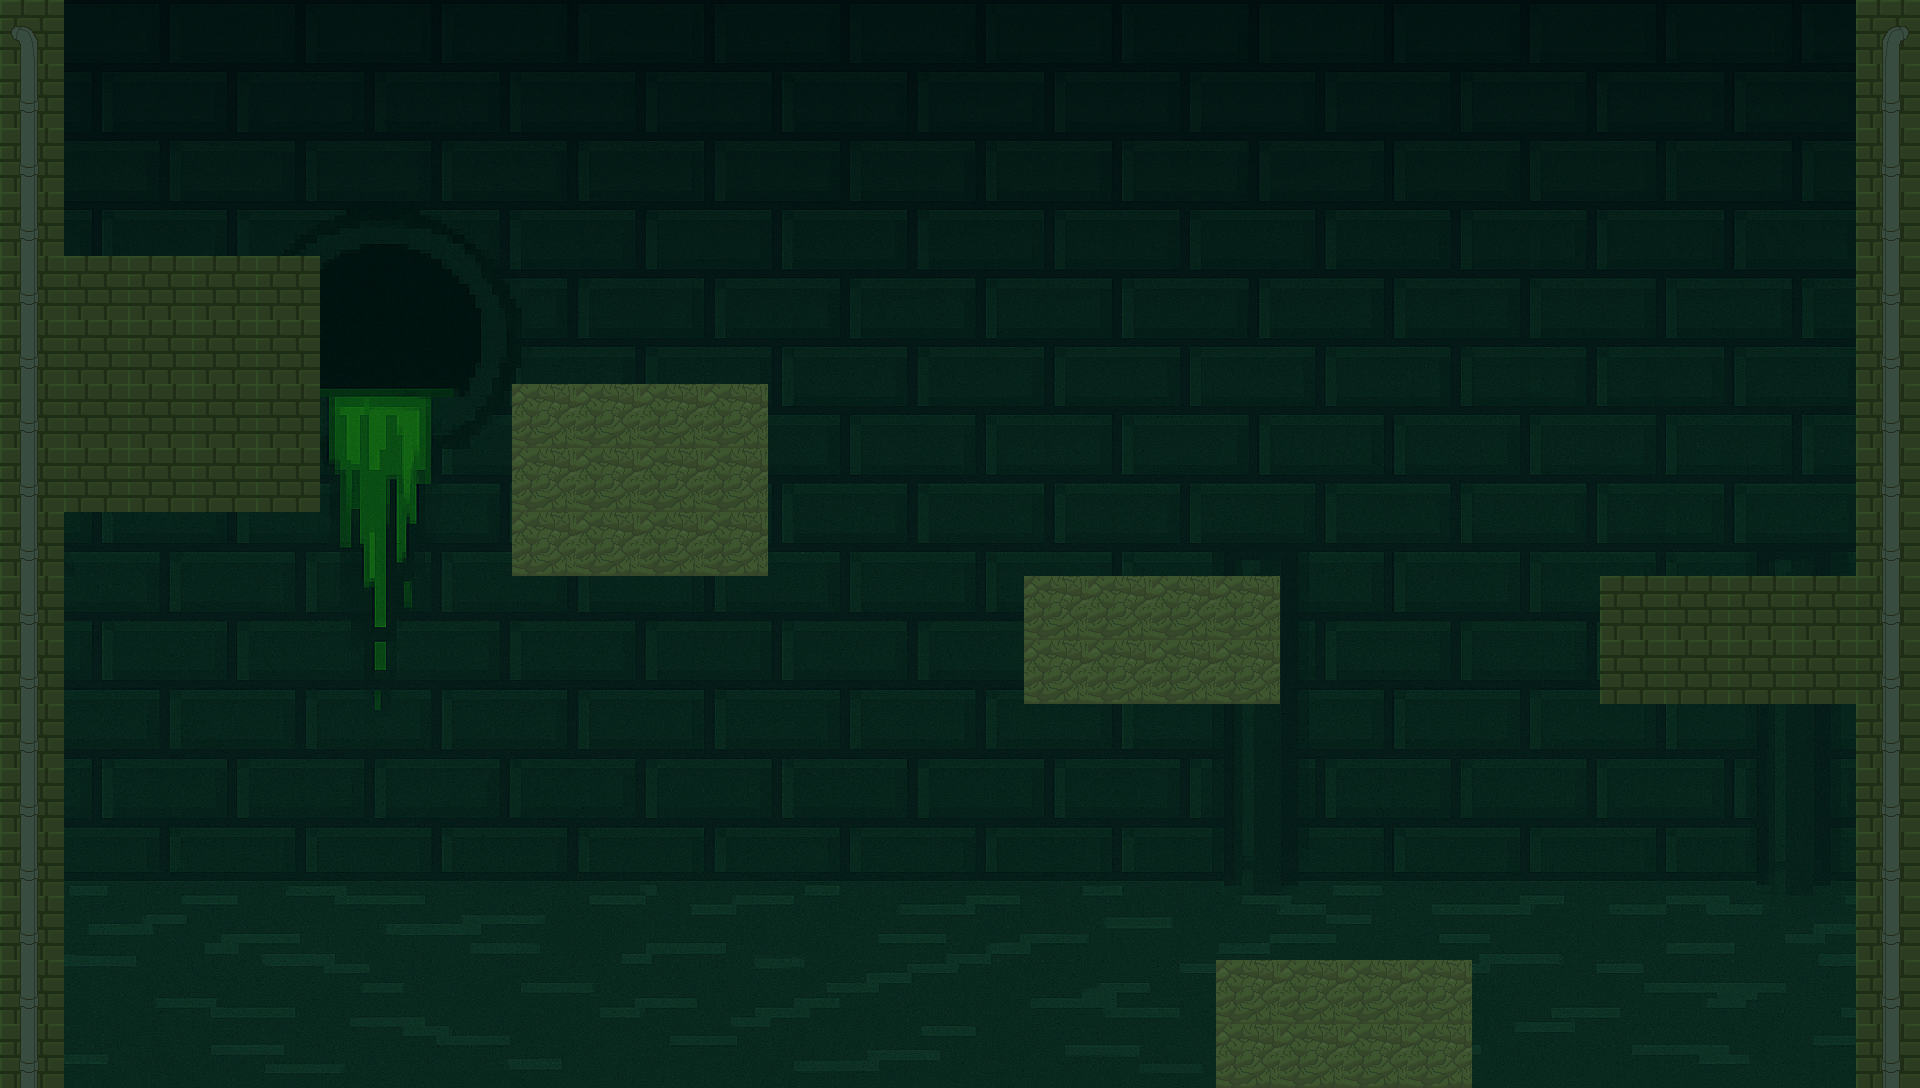

Below is a game level as drawn by its tile map, then a one-line description and the .tmx file that defines it, in full:
An orthogonal 30x17 tile map with 64x64 px tiles, 2 tile layers (Camada de Blocos 1, Camada de Blocos 2), 1 image layer.

<map version="1.10" tiledversion="1.11.2" orientation="orthogonal" renderorder="right-down" width="30" height="17" tilewidth="64" tileheight="64" infinite="0" nextlayerid="4" nextobjectid="1">
 <tileset firstgid="1" source="tileset-esgoto.tsx" />
 <imagelayer id="2" name="Camada de Imagens 1">
  <image source="esgoto.png" width="1920" height="1088" />
 </imagelayer>
 <layer id="1" name="Camada de Blocos 1" width="30" height="17">
  <properties>
   <property name="type" value="interactive-block" />
  </properties>
  <data encoding="csv">
8,0,0,0,0,0,0,0,0,0,0,0,0,0,0,0,0,0,0,0,0,0,0,0,0,0,0,0,0,8,
8,0,0,0,0,0,0,0,0,0,0,0,0,0,0,0,0,0,0,0,0,0,0,0,0,0,0,0,0,8,
8,0,0,0,0,0,0,0,0,0,0,0,0,0,0,0,0,0,0,0,0,0,0,0,0,0,0,0,0,8,
8,0,0,0,0,0,0,0,0,0,0,0,0,0,0,0,0,0,0,0,0,0,0,0,0,0,0,0,0,8,
8,8,8,8,8,0,0,0,0,0,0,0,0,0,0,0,0,0,0,0,0,0,0,0,0,0,0,0,0,8,
8,0,0,0,8,0,0,0,0,0,0,0,0,0,0,0,0,0,0,0,0,0,0,0,0,0,0,0,0,8,
8,0,0,0,8,0,0,0,1,1,1,1,0,0,0,0,0,0,0,0,0,0,0,0,0,0,0,0,0,8,
8,8,8,8,8,0,0,0,1,0,0,1,0,0,0,0,0,0,0,0,0,0,0,0,0,0,0,0,0,8,
8,0,0,0,0,0,0,0,1,1,1,1,0,0,0,0,0,0,0,0,0,0,0,0,0,0,0,0,0,8,
8,0,0,0,0,0,0,0,0,0,0,0,0,0,0,0,1,1,1,1,0,0,0,0,0,8,8,8,8,8,
8,0,0,0,0,0,0,0,0,0,0,0,0,0,0,0,1,1,1,1,0,0,0,0,0,8,8,8,8,8,
8,0,0,0,0,0,0,0,0,0,0,0,0,0,0,0,0,0,0,0,0,0,0,0,0,0,0,0,0,8,
8,0,0,0,0,0,0,0,0,0,0,0,0,0,0,0,0,0,0,0,0,0,0,0,0,0,0,0,0,8,
8,0,0,0,0,0,0,0,0,0,0,0,0,0,0,0,0,0,0,0,0,0,0,0,0,0,0,0,0,8,
8,0,0,0,0,0,0,0,0,0,0,0,0,0,0,0,0,0,0,0,0,0,0,0,0,0,0,0,0,8,
8,0,0,0,0,0,0,0,0,0,0,0,0,0,0,0,0,0,0,1,1,1,1,0,0,0,0,0,0,8,
8,0,0,0,0,0,0,0,0,0,0,0,0,0,0,0,0,0,0,1,1,1,1,0,0,0,0,0,0,8
</data>
 </layer>
 <layer id="3" name="Camada de Blocos 2" width="30" height="17">
  <data encoding="csv">
6,0,0,0,0,0,0,0,0,0,0,0,0,0,0,0,0,0,0,0,0,0,0,0,0,0,0,0,0,5,
13,0,0,0,0,0,0,0,0,0,0,0,0,0,0,0,0,0,0,0,0,0,0,0,0,0,0,0,0,12,
13,0,0,0,0,0,0,0,0,0,0,0,0,0,0,0,0,0,0,0,0,0,0,0,0,0,0,0,0,12,
13,0,0,0,0,0,0,0,0,0,0,0,0,0,0,0,0,0,0,0,0,0,0,0,0,0,0,0,0,12,
13,0,0,0,0,0,0,0,0,0,0,0,0,0,0,0,0,0,0,0,0,0,0,0,0,0,0,0,0,12,
13,8,8,8,0,0,0,0,0,0,0,0,0,0,0,0,0,0,0,0,0,0,0,0,0,0,0,0,0,12,
13,8,8,8,0,0,0,0,0,0,0,0,0,0,0,0,0,0,0,0,0,0,0,0,0,0,0,0,0,12,
13,0,0,0,0,0,0,0,0,1,1,0,0,0,0,0,0,0,0,0,0,0,0,0,0,0,0,0,0,12,
13,0,0,0,0,0,0,0,0,0,0,0,0,0,0,0,0,0,0,0,0,0,0,0,0,0,0,0,0,12,
13,0,0,0,0,0,0,0,0,0,0,0,0,0,0,0,0,0,0,0,0,0,0,0,0,0,0,0,0,12,
13,0,0,0,0,0,0,0,0,0,0,0,0,0,0,0,0,0,0,0,0,0,0,0,0,0,0,0,0,12,
13,0,0,0,0,0,0,0,0,0,0,0,0,0,0,0,0,0,0,0,0,0,0,0,0,0,0,0,0,12,
13,0,0,0,0,0,0,0,0,0,0,0,0,0,0,0,0,0,0,0,0,0,0,0,0,0,0,0,0,12,
13,0,0,0,0,0,0,0,0,0,0,0,0,0,0,0,0,0,0,0,0,0,0,0,0,0,0,0,0,12,
13,0,0,0,0,0,0,0,0,0,0,0,0,0,0,0,0,0,0,0,0,0,0,0,0,0,0,0,0,12,
13,0,0,0,0,0,0,0,0,0,0,0,0,0,0,0,0,0,0,0,0,0,0,0,0,0,0,0,0,12,
13,0,0,0,0,0,0,0,0,0,0,0,0,0,0,0,0,0,0,0,0,0,0,0,0,0,0,0,0,12
</data>
 </layer>
</map>
